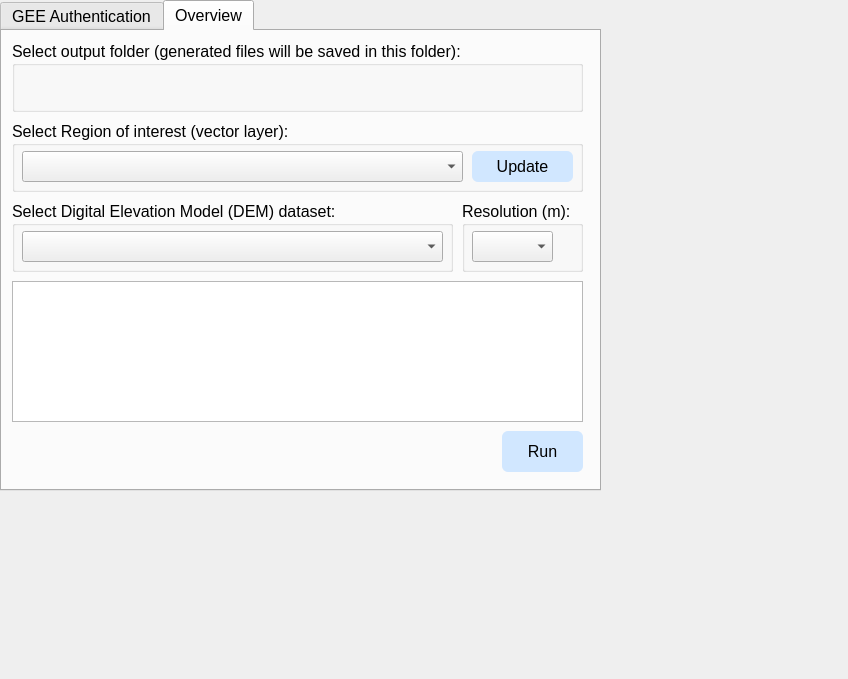
<?xml version="1.0" encoding="UTF-8"?>
<ui version="4.0">
 <class>easydemDialogBase</class>
 <widget class="QDialog" name="easydemDialogBase">
  <property name="geometry">
   <rect>
    <x>0</x>
    <y>0</y>
    <width>848</width>
    <height>679</height>
   </rect>
  </property>
  <property name="windowTitle">
   <string>EasyDEM</string>
  </property>
  <property name="styleSheet">
   <string notr="true">
    QPushButton {
      background-color: #d1e7ff; /* Soft Blue */
      color: black;
      border-radius: 6px;
      padding: 5px;
    }

    QPushButton:hover {
      background-color: #b6d4fe; /* Slightly Darker Blue */
    }

    QPushButton:disabled {
      background-color: #f0f0f0; /* Light Gray */
      color: #a0a0a0;
    }

    /* Apply soft red to specific buttons */
    QPushButton#desautenticacao {
      background-color: #f8d7da; /* Soft Red */
    }

    /* Hover effect for soft red buttons */
    QPushButton#desautenticacao:hover {
      background-color: #f1b0b7; /* Slightly Darker Red */
    }
  </string>
  </property>
  <widget class="QTabWidget" name="tabWidget">
   <property name="geometry">
    <rect>
     <x>0</x>
     <y>0</y>
     <width>601</width>
     <height>491</height>
    </rect>
   </property>
   <property name="font">
    <font>
     <pointsize>12</pointsize>
     <weight>50</weight>
     <italic>false</italic>
     <bold>false</bold>
     <underline>false</underline>
     <strikeout>false</strikeout>
     <kerning>true</kerning>
    </font>
   </property>
   <property name="currentIndex">
    <number>1</number>
   </property>
   <widget class="QWidget" name="tab_3">
    <attribute name="title">
     <string>GEE Authentication</string>
    </attribute>
    <widget class="QPushButton" name="desautenticacao">
     <property name="geometry">
      <rect>
       <x>10</x>
       <y>313</y>
       <width>191</width>
       <height>41</height>
      </rect>
     </property>
     <property name="font">
      <font>
       <pointsize>12</pointsize>
      </font>
     </property>
     <property name="text">
      <string>Reset authentication</string>
     </property>
    </widget>
    <widget class="QPushButton" name="autenticacao">
     <property name="enabled">
      <bool>false</bool>
     </property>
     <property name="geometry">
      <rect>
       <x>210</x>
       <y>313</y>
       <width>371</width>
       <height>41</height>
      </rect>
     </property>
     <property name="font">
      <font>
       <pointsize>12</pointsize>
      </font>
     </property>
     <property name="text">
      <string>Setup authentication</string>
     </property>
    </widget>
    <widget class="QLabel" name="label_5">
     <property name="geometry">
      <rect>
       <x>10</x>
       <y>260</y>
       <width>191</width>
       <height>41</height>
      </rect>
     </property>
     <property name="font">
      <font>
       <pointsize>12</pointsize>
      </font>
     </property>
     <property name="text">
      <string>Project ID (Google Cloud):</string>
     </property>
    </widget>
    <widget class="QgsPasswordLineEdit" name="project_QgsPasswordLineEdit">
     <property name="geometry">
      <rect>
       <x>210</x>
       <y>261</y>
       <width>371</width>
       <height>41</height>
      </rect>
     </property>
     <property name="font">
      <font>
       <pointsize>12</pointsize>
      </font>
     </property>
     <property name="placeholderText">
      <string>enter-project-iD-to-enable-setup-authentication</string>
     </property>
     <property name="clearButtonEnabled">
      <bool>true</bool>
     </property>
     <property name="showLockIcon">
      <bool>false</bool>
     </property>
    </widget>
    <widget class="QTextBrowser" name="textEdit">
     <property name="geometry">
      <rect>
       <x>10</x>
       <y>10</y>
       <width>581</width>
       <height>241</height>
      </rect>
     </property>
     <property name="html">
      <string>&lt;!DOCTYPE HTML PUBLIC &quot;-//W3C//DTD HTML 4.0//EN&quot; &quot;http://www.w3.org/TR/REC-html40/strict.dtd&quot;&gt;
&lt;html&gt;&lt;head&gt;&lt;meta name=&quot;qrichtext&quot; content=&quot;1&quot; /&gt;&lt;style type=&quot;text/css&quot;&gt;
p, li { white-space: pre-wrap; }
&lt;/style&gt;&lt;/head&gt;&lt;body style=&quot; font-family:'MS Shell Dlg 2'; font-size:8.25pt; font-weight:400; font-style:normal;&quot;&gt;
&lt;p style=&quot;-qt-paragraph-type:empty; margin-top:0px; margin-bottom:0px; margin-left:0px; margin-right:0px; -qt-block-indent:0; text-indent:0px; font-size:8pt;&quot;&gt;&lt;br /&gt;&lt;/p&gt;&lt;/body&gt;&lt;/html&gt;</string>
     </property>
     <property name="overwriteMode">
      <bool>true</bool>
     </property>
     <property name="textInteractionFlags">
      <set>Qt::LinksAccessibleByKeyboard|Qt::LinksAccessibleByMouse|Qt::TextBrowserInteraction|Qt::TextEditable|Qt::TextEditorInteraction|Qt::TextSelectableByKeyboard|Qt::TextSelectableByMouse</set>
     </property>
     <property name="openLinks">
      <bool>false</bool>
     </property>
    </widget>
   </widget>
   <widget class="QWidget" name="tab">
    <attribute name="title">
     <string>Overview</string>
    </attribute>
    <widget class="QGroupBox" name="groupBox">
     <property name="geometry">
      <rect>
       <x>10</x>
       <y>10</y>
       <width>571</width>
       <height>71</height>
      </rect>
     </property>
     <property name="font">
      <font>
       <pointsize>12</pointsize>
       <weight>50</weight>
       <bold>false</bold>
      </font>
     </property>
     <property name="title">
      <string>Select output folder (generated files will be saved in this folder):</string>
     </property>
     <widget class="QgsFileWidget" name="mQgsFileWidget">
      <property name="geometry">
       <rect>
        <x>10</x>
        <y>30</y>
        <width>551</width>
        <height>31</height>
       </rect>
      </property>
      <property name="font">
       <font>
        <pointsize>12</pointsize>
       </font>
      </property>
      <property name="storageMode">
       <enum>QgsFileWidget::GetDirectory</enum>
      </property>
     </widget>
    </widget>
    <widget class="QGroupBox" name="groupBox_3">
     <property name="geometry">
      <rect>
       <x>10</x>
       <y>170</y>
       <width>441</width>
       <height>71</height>
      </rect>
     </property>
     <property name="font">
      <font>
       <pointsize>12</pointsize>
      </font>
     </property>
     <property name="title">
      <string>Select Digital Elevation Model (DEM) dataset:            </string>
     </property>
     <widget class="QComboBox" name="dem_dataset_combobox">
      <property name="geometry">
       <rect>
        <x>10</x>
        <y>30</y>
        <width>421</width>
        <height>31</height>
       </rect>
      </property>
      <property name="font">
       <font>
        <pointsize>12</pointsize>
       </font>
      </property>
     </widget>
    </widget>
    <widget class="QPushButton" name="elevacao">
     <property name="geometry">
      <rect>
       <x>500</x>
       <y>400</y>
       <width>81</width>
       <height>41</height>
      </rect>
     </property>
     <property name="font">
      <font>
       <pointsize>12</pointsize>
      </font>
     </property>
     <property name="text">
      <string>Run</string>
     </property>
     <property name="icon">
      <iconset>
       <normaloff>../medias/icons8-reproduzir-50.png</normaloff>../medias/icons8-reproduzir-50.png</iconset>
     </property>
    </widget>
    <widget class="QGroupBox" name="groupBox_2">
     <property name="geometry">
      <rect>
       <x>10</x>
       <y>90</y>
       <width>571</width>
       <height>71</height>
      </rect>
     </property>
     <property name="font">
      <font>
       <pointsize>12</pointsize>
      </font>
     </property>
     <property name="title">
      <string>Select Region of interest (vector layer):</string>
     </property>
     <widget class="QComboBox" name="vector_layer_combobox">
      <property name="geometry">
       <rect>
        <x>10</x>
        <y>30</y>
        <width>441</width>
        <height>31</height>
       </rect>
      </property>
      <property name="font">
       <font>
        <pointsize>12</pointsize>
       </font>
      </property>
     </widget>
     <widget class="QPushButton" name="load_vector_layers_button">
      <property name="geometry">
       <rect>
        <x>460</x>
        <y>30</y>
        <width>101</width>
        <height>31</height>
       </rect>
      </property>
      <property name="font">
       <font>
        <pointsize>12</pointsize>
       </font>
      </property>
      <property name="text">
       <string>Update</string>
      </property>
      <property name="icon">
       <iconset>
        <normaloff>../medias/refresh-3104.png</normaloff>../medias/refresh-3104.png</iconset>
      </property>
     </widget>
    </widget>
    <widget class="QGroupBox" name="groupBox_4">
     <property name="geometry">
      <rect>
       <x>460</x>
       <y>170</y>
       <width>121</width>
       <height>71</height>
      </rect>
     </property>
     <property name="font">
      <font>
       <pointsize>12</pointsize>
      </font>
     </property>
     <property name="title">
      <string>Resolution (m):</string>
     </property>
     <widget class="QComboBox" name="dem_resolution_combobox">
      <property name="geometry">
       <rect>
        <x>10</x>
        <y>30</y>
        <width>81</width>
        <height>31</height>
       </rect>
      </property>
      <property name="font">
       <font>
        <pointsize>12</pointsize>
       </font>
      </property>
     </widget>
    </widget>
    <widget class="QTextBrowser" name="dem_info_textbox">
     <property name="geometry">
      <rect>
       <x>10</x>
       <y>250</y>
       <width>571</width>
       <height>141</height>
      </rect>
     </property>
     <property name="font">
      <font>
       <pointsize>12</pointsize>
      </font>
     </property>
     <property name="readOnly">
      <bool>true</bool>
     </property>
     <property name="overwriteMode">
      <bool>true</bool>
     </property>
     <property name="textInteractionFlags">
      <set>Qt::LinksAccessibleByKeyboard|Qt::LinksAccessibleByMouse|Qt::TextBrowserInteraction|Qt::TextSelectableByKeyboard|Qt::TextSelectableByMouse</set>
     </property>
    </widget>
   </widget>
  </widget>
 </widget>
 <customwidgets>
  <customwidget>
   <class>QgsFileWidget</class>
   <extends>QWidget</extends>
   <header>qgsfilewidget.h</header>
  </customwidget>
  <customwidget>
   <class>QgsPasswordLineEdit</class>
   <extends>QLineEdit</extends>
   <header>qgspasswordlineedit.h</header>
  </customwidget>
 </customwidgets>
 <resources/>
 <connections/>
</ui>
